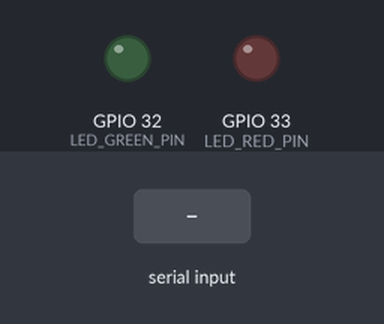
Bench run of a program on a simulated ESP32. On the bench: output pins drawn as LEDs (lit = HIGH). Inputs (shaded band) come from the test bench.

Above: at 1.2 s.
1.3 s: "led on\n" received over the second serial link
At 2.5 s:
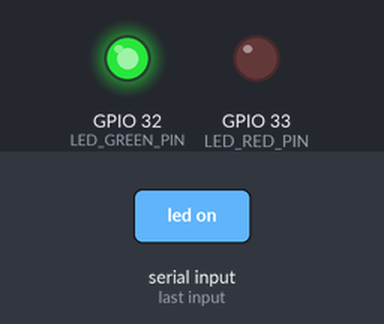
2.8 s: "led red on\n" received over the second serial link
At 3.9 s:
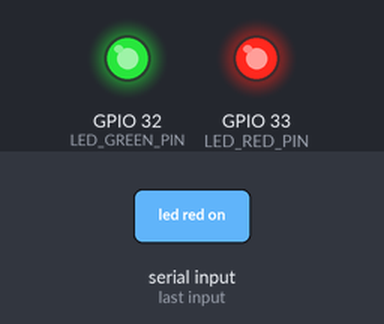
4.3 s: "led off\n" received over the second serial link
At 5.0 s:
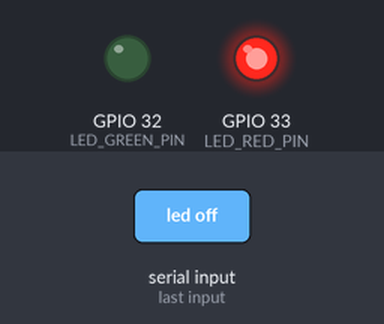
5.8 s: "led green on\n" received over the second serial link
At 6.2 s:
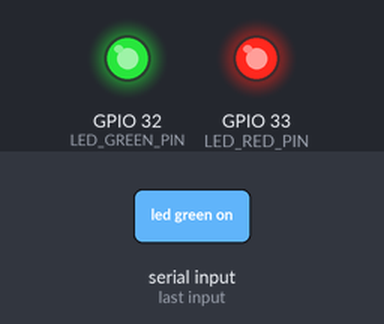
7.3 s: "led green off\n" received over the second serial link
At 8.5 s:
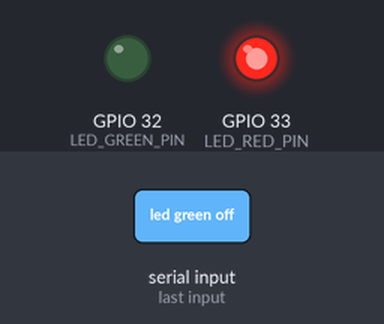
Timing chart, 0 to 9.8 s (numbered marks = the images above; inputs shaded):
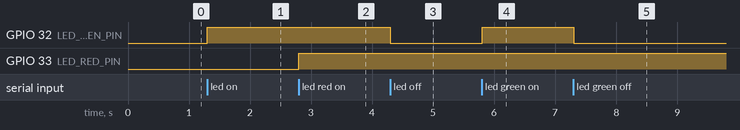

The program:

main.cpp
```cpp
#include <stdio.h>
#include <string.h>
#include <ctype.h>
#include "freertos/FreeRTOS.h"
#include "freertos/task.h"
#include "driver/uart.h"
#include "driver/gpio.h"
#include "esp_timer.h"
#include "esp_log.h"

// UART2 configuration
#define UART_PORT_NUM      UART_NUM_2
#define UART_BAUD_RATE     115200
#define UART_TX_PIN        GPIO_NUM_17
#define UART_RX_PIN        GPIO_NUM_16
#define UART_BUFFER_SIZE   1024

// LED pins
#define LED_GREEN_PIN      GPIO_NUM_32
#define LED_RED_PIN        GPIO_NUM_33

// Command buffer size
#define CMD_BUF_SIZE       1024

static const char *TAG = "UART_EX1";
static int command_count = 0;

// ---------------------------------------------------------------------------
// GPIO (LED) initialization
// ---------------------------------------------------------------------------
static void init_gpio(void) {
    // Green LED
    gpio_reset_pin(LED_GREEN_PIN);
    gpio_set_direction(LED_GREEN_PIN, GPIO_MODE_INPUT_OUTPUT);
    gpio_set_level(LED_GREEN_PIN, 0);

    // Red LED
    gpio_reset_pin(LED_RED_PIN);
    gpio_set_direction(LED_RED_PIN, GPIO_MODE_INPUT_OUTPUT);
    gpio_set_level(LED_RED_PIN, 0);
}

// ---------------------------------------------------------------------------
// UART2 initialization (ESP-IDF native driver)
// ---------------------------------------------------------------------------
static void init_uart(void) {
    uart_config_t cfg = {
        .baud_rate = UART_BAUD_RATE,
        .data_bits = UART_DATA_8_BITS,
        .parity    = UART_PARITY_DISABLE,
        .stop_bits = UART_STOP_BITS_1,
        .flow_ctrl = UART_HW_FLOWCTRL_DISABLE,
        .source_clk = UART_SCLK_APB,
    };
    ESP_ERROR_CHECK(uart_param_config(UART_PORT_NUM, &cfg));
    ESP_ERROR_CHECK(uart_set_pin(UART_PORT_NUM, UART_TX_PIN, UART_RX_PIN,
                                 UART_PIN_NO_CHANGE, UART_PIN_NO_CHANGE));
    ESP_ERROR_CHECK(uart_driver_install(UART_PORT_NUM, UART_BUFFER_SIZE * 2,
                                         UART_BUFFER_SIZE * 2, 0, NULL, 0));
    ESP_LOGI(TAG, "UART2 configurado (TX=%d, RX=%d)", UART_TX_PIN, UART_RX_PIN);
}

// ---------------------------------------------------------------------------
// Helper: trim and lower-case a command string
// ---------------------------------------------------------------------------
static void clean_command(char *dst, const char *src) {
    int idx = 0;
    for (int i = 0; src[i] && idx < CMD_BUF_SIZE - 1; ++i) {
        if (src[i] == ' ' || src[i] == '\t') {
            if (idx > 0 && dst[idx-1] != ' ') {
                dst[idx++] = ' ';
            }
        } else {
            dst[idx++] = tolower((unsigned char)src[i]);
        }
    }
    if (idx > 0 && dst[idx-1] == ' ') idx--;
    dst[idx] = '\0';
}

// ---------------------------------------------------------------------------
// UART receive task – non-blocking, parses commands
// ---------------------------------------------------------------------------
static void uart_rx_task(void *arg) {
    uint8_t data[UART_BUFFER_SIZE];
    char cmd_buf[CMD_BUF_SIZE] = {0};
    int cmd_len = 0;

    const char *welcome = "\r\n=======================================================\r\n"
                          "   TAREA 5 - EJERCICIO 1: COMUNICACION UART2 (ESP-IDF) \r\n"
                          "=======================================================\r\n"
                          "[UART2 Ready] Ingrese comandos (status, info, led on, led off, led red on, led red off, reset)\r\n"
                          "> ";
    uart_write_bytes(UART_PORT_NUM, welcome, strlen(welcome));

    while (1) {
        int len = uart_read_bytes(UART_PORT_NUM, data, UART_BUFFER_SIZE - 1, pdMS_TO_TICKS(20));
        if (len > 0) {
            for (int i = 0; i < len; ++i) {
                char c = (char)data[i];
                if (c == '\b' || c == 127) {
                    if (cmd_len > 0) {
                        cmd_len--;
                        const char *bs = "\b \b";
                        uart_write_bytes(UART_PORT_NUM, bs, 3);
                    }
                } else if (c == '\r' || c == '\n') {
                    uart_write_bytes(UART_PORT_NUM, "\r\n", 2);
                    if (cmd_len > 0) {
                        cmd_buf[cmd_len] = '\0';
                        command_count++;
                        char clean[CMD_BUF_SIZE];
                        clean_command(clean, cmd_buf);

                        if (strcmp(clean, "status") == 0) {
                            int g = gpio_get_level(LED_GREEN_PIN);
                            int r = gpio_get_level(LED_RED_PIN);
                            uint64_t uptime = esp_timer_get_time() / 1000000ULL;
                            char resp[256];
                            snprintf(resp, sizeof(resp),
                                     "\r\n>>> STATUS:\r\n"
                                     "  LED Verde (GPIO32): %s\r\n"
                                     "  LED Rojo (GPIO33):  %s\r\n"
                                     "  Uptime (s):        %llu\r\n"
                                     "  Total comandos:    %d\r\n",
                                     g ? "ENCENDIDO" : "APAGADO",
                                     r ? "ENCENDIDO" : "APAGADO",
                                     uptime,
                                     command_count);
                            uart_write_bytes(UART_PORT_NUM, resp, strlen(resp));
                        } else if (strcmp(clean, "info") == 0) {
                            char resp[256];
                            snprintf(resp, sizeof(resp),
                                     "\r\n>>> INFO:\r\n"
                                     "  Puerto:        UART2 (GPIO17/TX, GPIO16/RX)\r\n"
                                     "  Baudrate:      %d\r\n"
                                     "  Arquitectura:  ESP32 Dual-Core\r\n"
                                     "  Comandos procesados: %d\r\n",
                                     UART_BAUD_RATE, command_count);
                            uart_write_bytes(UART_PORT_NUM, resp, strlen(resp));
                        } else if (strcmp(clean, "led on") == 0 || strcmp(clean, "led green on") == 0) {
                            gpio_set_level(LED_GREEN_PIN, 1);
                            const char *msg = ">>> LED Verde ENCENDIDO\r\n";
                            uart_write_bytes(UART_PORT_NUM, msg, strlen(msg));
                        } else if (strcmp(clean, "led off") == 0 || strcmp(clean, "led green off") == 0) {
                            gpio_set_level(LED_GREEN_PIN, 0);
                            const char *msg = ">>> LED Verde APAGADO\r\n";
                            uart_write_bytes(UART_PORT_NUM, msg, strlen(msg));
                        } else if (strcmp(clean, "led red on") == 0) {
                            gpio_set_level(LED_RED_PIN, 1);
                            const char *msg = ">>> LED Rojo ENCENDIDO\r\n";
                            uart_write_bytes(UART_PORT_NUM, msg, strlen(msg));
                        } else if (strcmp(clean, "led red off") == 0) {
                            gpio_set_level(LED_RED_PIN, 0);
                            const char *msg = ">>> LED Rojo APAGADO\r\n";
                            uart_write_bytes(UART_PORT_NUM, msg, strlen(msg));
                        } else if (strcmp(clean, "reset") == 0) {
                            command_count = 0;
                            const char *msg = ">>> Contador reiniciado a 0\r\n";
                            uart_write_bytes(UART_PORT_NUM, msg, strlen(msg));
                        } else {
                            char resp[256];
                            snprintf(resp, sizeof(resp),
                                     "\r\n>>> ERROR: comando no reconocido '%s'\r\n"
                                     "  Comandos validos: status, info, reset, led on, led off, led red on, led red off\r\n",
                                     clean);
                            uart_write_bytes(UART_PORT_NUM, resp, strlen(resp));
                        }
                        cmd_len = 0;
                    }
                    uart_write_bytes(UART_PORT_NUM, "> ", 2);
                } else {
                    if (cmd_len < CMD_BUF_SIZE - 1) {
                        cmd_buf[cmd_len++] = c;
                        uart_write_bytes(UART_PORT_NUM, &c, 1);
                    }
                }
            }
        }
        vTaskDelay(pdMS_TO_TICKS(10));
    }
    uart_driver_delete(UART_PORT_NUM);
    vTaskDelete(NULL);
}

// ---------------------------------------------------------------------------
// Application entry point (ESP-IDF)
// --------------------------------------------------------------------------
void app_main(void) {
    init_gpio();
    init_uart();
    xTaskCreatePinnedToCore(uart_rx_task, "uart_rx_task", 4096, NULL, 5, NULL, 1);
}
```

Measured:
- after the input at 1.3 s, GPIO 32 (LED_GREEN_PIN): LOW → HIGH at once
- after the input at 2.8 s, GPIO 33 (LED_RED_PIN): LOW → HIGH at once
- after the input at 4.3 s, GPIO 32 (LED_GREEN_PIN): HIGH → LOW at once
- after the input at 5.8 s, GPIO 32 (LED_GREEN_PIN): LOW → HIGH at once
- after the input at 7.3 s, GPIO 32 (LED_GREEN_PIN): HIGH → LOW at once
